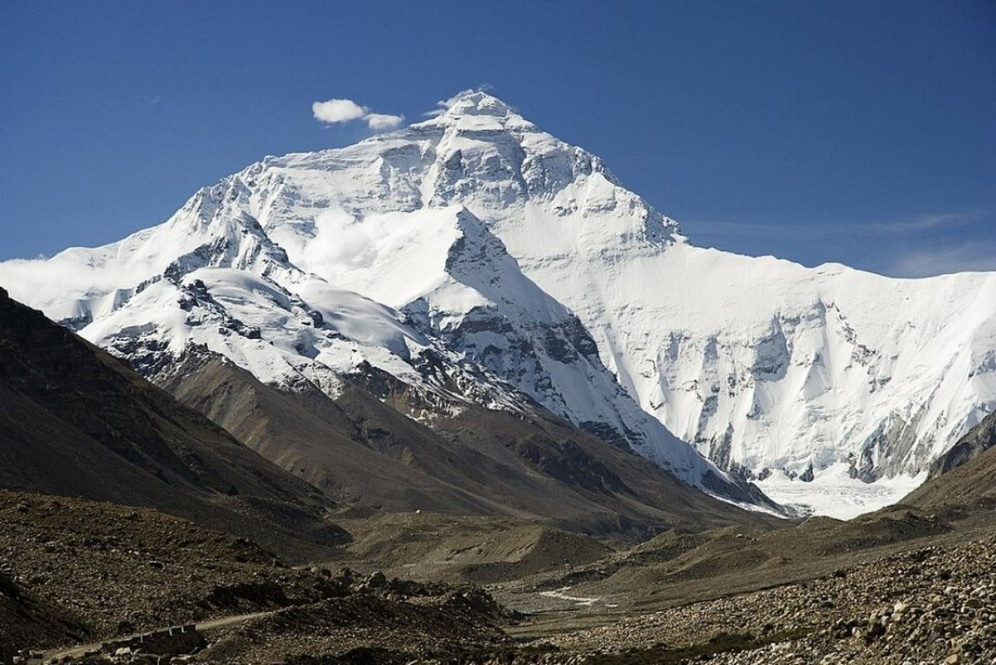
#> input picture mnt.jpg, 996 x 665 px, shrunk from 1242 x 829 before the run
$ jupyter execute chap132.ipynb
#> lines starting #> are read from the running program, lines starting #| are printed output that depends on the picture; after the words box and inside, x2 and y2 are one past the last pixel; in counts of white or black regions, pixels touching at a corner belong together; pictures that were not available may be replaced by others from this repository, and a replacement may not be noted
[cell 1]
import numpy as np
import cv2
from matplotlib import pyplot as plt

[cell 2]
# Load two images
img1 = cv2.imread('mnt.jpg')
#> img1 is the input picture: shape (665, 996, 3); mean B, G, R 124, 110.9, 101.4
img2 = cv2.imread('opencv_logo.png')
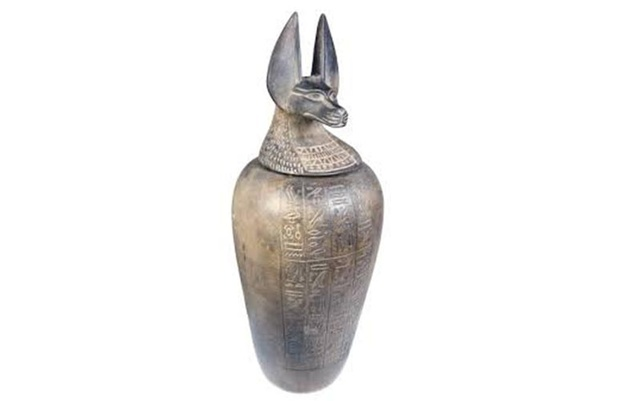
#> input picture Canopic-Jar.jpg, 617 x 401 px, shrunk from 770 x 500 before the run, given in place of opencv_logo.png, which was not available
#> img2 is the input picture: shape (401, 617, 3); mean B, G, R 236.5, 237.4, 238.7
# I want to put logo on top-left corner, So I create a ROI
rows,cols,channels = img2.shape
#> rows = 401; cols = 617; channels = 3
roi = img1[0:rows, 0:cols ]
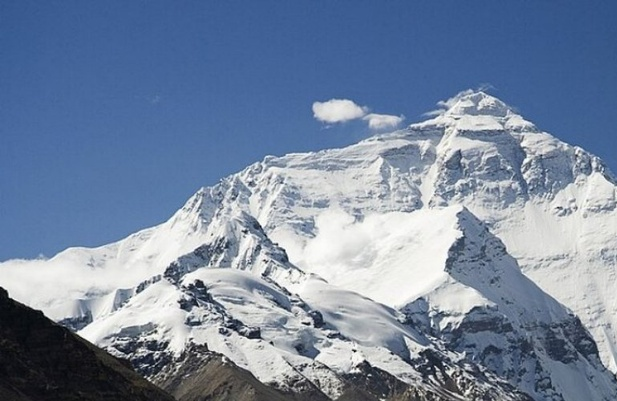
#> roi: shape (401, 617, 3); mean B, G, R 160.3, 135.2, 118.6
# Now create a mask of logo and create its inverse mask also
img2gray = cv2.cvtColor(img2,cv2.COLOR_BGR2GRAY)
ret, mask = cv2.threshold(img2gray, 10, 255, cv2.THRESH_BINARY)
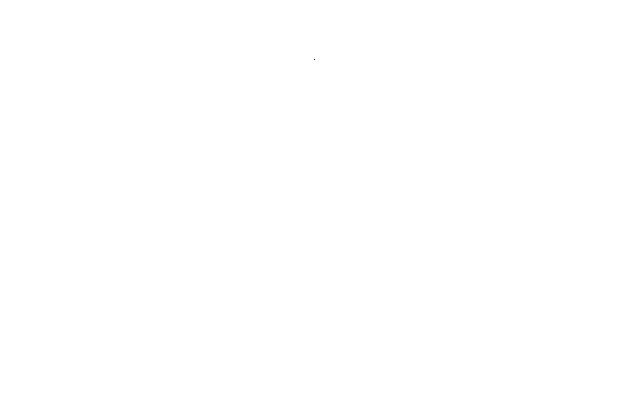
#> mask: shape (401, 617); 100% white; black in thin lines or dots, all inside (x1, y1, x2, y2) = (314, 59, 315, 60)
mask_inv = cv2.bitwise_not(mask)
# Now black-out the area of logo in ROI
img1_bg = cv2.bitwise_and(roi,roi,mask = mask_inv)
# Take only region of logo from logo image.
img2_fg = cv2.bitwise_and(img2,img2,mask = mask)
# Put logo in ROI and modify the main image
dst = cv2.add(img1_bg,img2_fg)
img1[0:rows, 0:cols ] = dst
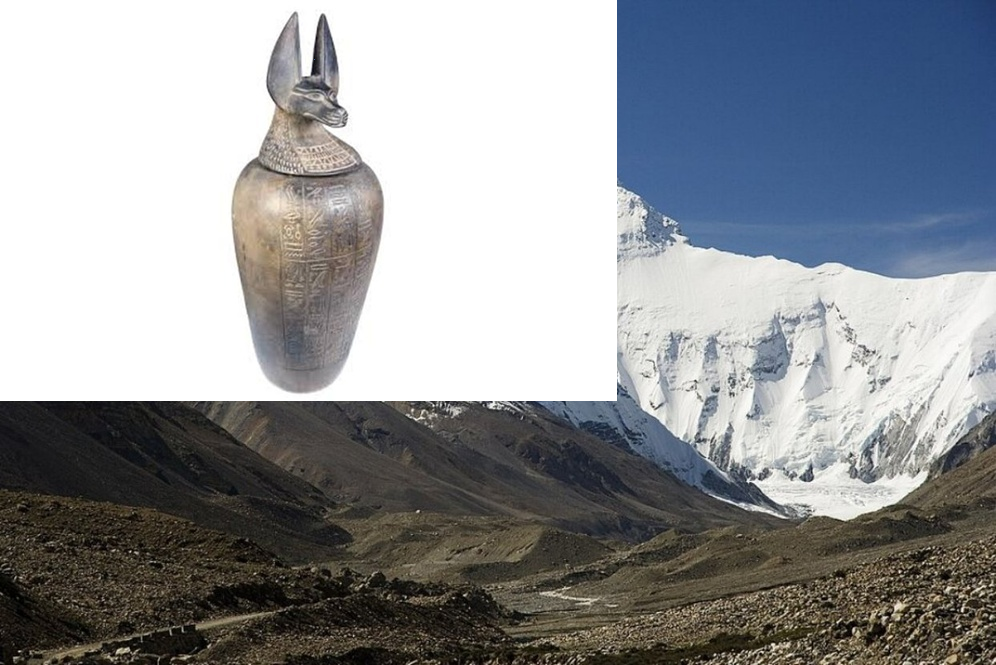
#> img1: shape (665, 996, 3); mean B, G, R 152.5, 149.1, 146.3
cv2.imshow('res',img1)
cv2.waitKey(0)
cv2.destroyAllWindows()

[cell 3]
# Load two images
img1 = cv2.imread('mnt.jpg')
img2 = cv2.imread('opencv_logo.png')
# I want to put logo on top-left corner, So I create a ROI
rows,cols,channels = img2.shape
roi = img1[0:rows, 0:cols ]
# Now create a mask of logo and create its inverse mask also
img2gray = cv2.cvtColor(img2,cv2.COLOR_BGR2GRAY)
ret, mask = cv2.threshold(img2gray, 20, 255, cv2.THRESH_BINARY)
#> mask: shape (401, 617); 100% white; black in thin lines or dots, all inside (x1, y1, x2, y2) = (313, 37, 326, 177)
mask_inv = cv2.bitwise_not(mask)

img1_bg = cv2.bitwise_and(roi,roi,mask = mask_inv)
img2_fg = cv2.bitwise_and(img2,img2,mask = mask)
dst = cv2.add(img1_bg,img2_fg)
img1[0:rows, 0:cols ] = dst

plt.subplot(131),plt.imshow(img1_bg)
plt.subplot(132),plt.imshow(img2_fg)
plt.subplot(133),plt.imshow(dst)
plt.show()
#> figure, not shown here; B, G, R data is drawn as R, G, B

cv2.imshow('res',img1)
cv2.waitKey(0)
cv2.destroyAllWindows()
